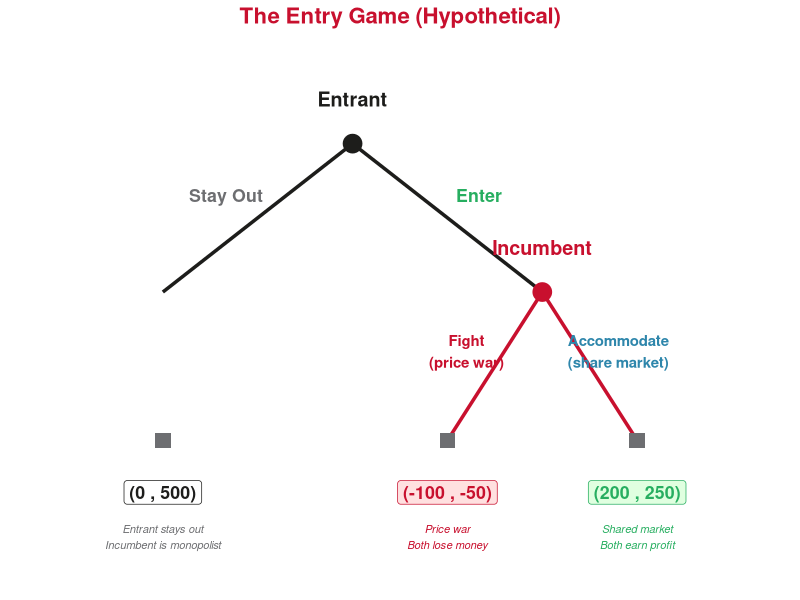
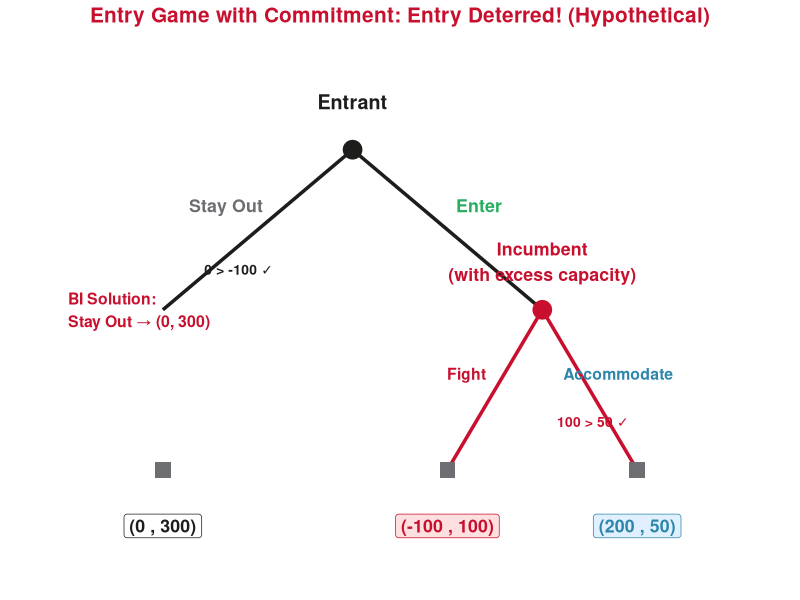

The R script that drew these images, in order:
## ---- chunk 1
#| echo: false
#| message: false
#| warning: false

library(ggplot2)
library(dplyr)
library(tidyverse)

ue_red <- "#C8102E"
ue_black <- "#1D1D1B"
ue_gray <- "#6D6E71"
ue_white <- "#FFFFFF"
ue_blue <- "#2E86AB"
ue_green <- "#27ae60"
ue_orange <- "#E67E22"
## ---- chunk 2
#| echo: false
#| warning: false
#| fig-width: 11
#| fig-height: 5.5
#| fig-align: center

# Draw game tree using ggplot
ggplot() +
  # Branches from Entrant
  geom_segment(aes(x = 0, y = 5, xend = -3, yend = 3), linewidth = 1.2, color = ue_black) +
  geom_segment(aes(x = 0, y = 5, xend = 3, yend = 3), linewidth = 1.2, color = ue_black) +
  # Branches from Incumbent (only if Enter)
  geom_segment(aes(x = 3, y = 3, xend = 1.5, yend = 1), linewidth = 1.2, color = ue_red) +
  geom_segment(aes(x = 3, y = 3, xend = 4.5, yend = 1), linewidth = 1.2, color = ue_red) +
  # Decision nodes
  geom_point(aes(x = 0, y = 5), size = 6, color = ue_black) +
  geom_point(aes(x = 3, y = 3), size = 6, color = ue_red) +
  # Terminal nodes
  geom_point(aes(x = -3, y = 1), size = 5, shape = 15, color = ue_gray) +
  geom_point(aes(x = 1.5, y = 1), size = 5, shape = 15, color = ue_gray) +
  geom_point(aes(x = 4.5, y = 1), size = 5, shape = 15, color = ue_gray) +
  # Player labels
  annotate("text", x = 0, y = 5.6, label = "Entrant", fontface = "bold",
           size = 5, color = ue_black) +
  annotate("text", x = 3, y = 3.6, label = "Incumbent", fontface = "bold",
           size = 5, color = ue_red) +
  # Action labels
  annotate("text", x = -2, y = 4.3, label = "Stay Out", fontface = "bold",
           size = 4.5, color = ue_gray) +
  annotate("text", x = 2, y = 4.3, label = "Enter", fontface = "bold",
           size = 4.5, color = ue_green) +
  annotate("text", x = 1.8, y = 2.2, label = "Fight\n(price war)", fontface = "bold",
           size = 3.8, color = ue_red) +
  annotate("text", x = 4.2, y = 2.2, label = "Accommodate\n(share market)", fontface = "bold",
           size = 3.8, color = ue_blue) +
  # Payoffs (Entrant, Incumbent)
  annotate("label", x = -3, y = 0.3, label = "(0 , 500)",
           size = 4.5, fontface = "bold", fill = ue_white, color = ue_black) +
  annotate("label", x = 1.5, y = 0.3, label = "(-100 , -50)",
           size = 4.5, fontface = "bold", fill = "#FFE0E0", color = ue_red) +
  annotate("label", x = 4.5, y = 0.3, label = "(200 , 250)",
           size = 4.5, fontface = "bold", fill = "#E0FFE0", color = ue_green) +
  # Legend
  annotate("text", x = -3, y = -0.3, label = "Entrant stays out\nIncumbent is monopolist",
           size = 2.8, color = ue_gray, fontface = "italic") +
  annotate("text", x = 1.5, y = -0.3, label = "Price war\nBoth lose money",
           size = 2.8, color = ue_red, fontface = "italic") +
  annotate("text", x = 4.5, y = -0.3, label = "Shared market\nBoth earn profit",
           size = 2.8, color = ue_green, fontface = "italic") +
  coord_cartesian(ylim = c(-0.8, 6.2), xlim = c(-5, 6.5)) +
  theme_void() +
  labs(title = "The Entry Game (Hypothetical)") +
  theme(plot.title = element_text(color = ue_red, face = "bold", hjust = 0.5, size = 16))
## ---- chunk 3
#| echo: false
#| warning: false
#| fig-width: 11
#| fig-height: 5.5
#| fig-align: center

# Game tree with commitment: now Fight is better for Incumbent
ggplot() +
  # Branches from Entrant
  geom_segment(aes(x = 0, y = 5, xend = -3, yend = 3), linewidth = 1.2, color = ue_black) +
  geom_segment(aes(x = 0, y = 5, xend = 3, yend = 3), linewidth = 1.2, color = ue_black) +
  # Branches from Incumbent
  geom_segment(aes(x = 3, y = 3, xend = 1.5, yend = 1), linewidth = 1.2, color = ue_red) +
  geom_segment(aes(x = 3, y = 3, xend = 4.5, yend = 1), linewidth = 1.2, color = ue_red) +
  # Nodes
  geom_point(aes(x = 0, y = 5), size = 6, color = ue_black) +
  geom_point(aes(x = 3, y = 3), size = 6, color = ue_red) +
  geom_point(aes(x = -3, y = 1), size = 5, shape = 15, color = ue_gray) +
  geom_point(aes(x = 1.5, y = 1), size = 5, shape = 15, color = ue_gray) +
  geom_point(aes(x = 4.5, y = 1), size = 5, shape = 15, color = ue_gray) +
  # Labels
  annotate("text", x = 0, y = 5.6, label = "Entrant", fontface = "bold",
           size = 5, color = ue_black) +
  annotate("text", x = 3, y = 3.6, label = "Incumbent\n(with excess capacity)",
           fontface = "bold", size = 4.5, color = ue_red) +
  annotate("text", x = -2, y = 4.3, label = "Stay Out", fontface = "bold",
           size = 4.5, color = ue_gray) +
  annotate("text", x = 2, y = 4.3, label = "Enter", fontface = "bold",
           size = 4.5, color = ue_green) +
  annotate("text", x = 1.8, y = 2.2, label = "Fight", fontface = "bold",
           size = 4, color = ue_red) +
  annotate("text", x = 4.2, y = 2.2, label = "Accommodate", fontface = "bold",
           size = 4, color = ue_blue) +
  # Payoffs — now Fight is better for Incumbent!
  annotate("label", x = -3, y = 0.3, label = "(0 , 300)",
           size = 4.5, fontface = "bold", fill = ue_white, color = ue_black) +
  annotate("label", x = 1.5, y = 0.3, label = "(-100 , 100)",
           size = 4.5, fontface = "bold", fill = "#FFE0E0", color = ue_red) +
  annotate("label", x = 4.5, y = 0.3, label = "(200 , 50)",
           size = 4.5, fontface = "bold", fill = "#E0F0FF", color = ue_blue) +
  # Backward induction arrows
  annotate("text", x = 3.8, y = 1.6, label = "100 > 50 ✓",
           size = 3.5, color = ue_red, fontface = "bold") +
  annotate("text", x = -1.8, y = 3.5, label = "0 > -100 ✓",
           size = 3.5, color = ue_black, fontface = "bold") +
  # Solution path
  annotate("text", x = -4.5, y = 3, label = "BI Solution:\nStay Out → (0, 300)",
           size = 4, color = ue_red, fontface = "bold", hjust = 0) +
  coord_cartesian(ylim = c(-0.3, 6.2), xlim = c(-5, 6.5)) +
  theme_void() +
  labs(title = "Entry Game with Commitment: Entry Deterred! (Hypothetical)") +
  theme(plot.title = element_text(color = ue_red, face = "bold", hjust = 0.5, size = 15))
